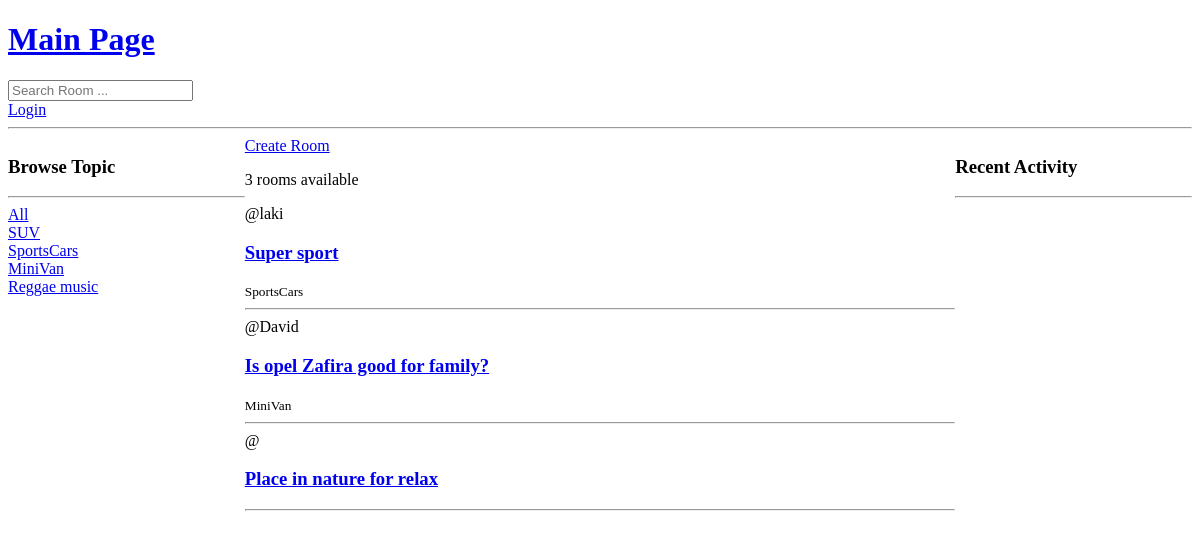
/, run on an earlier commit of the app's database.
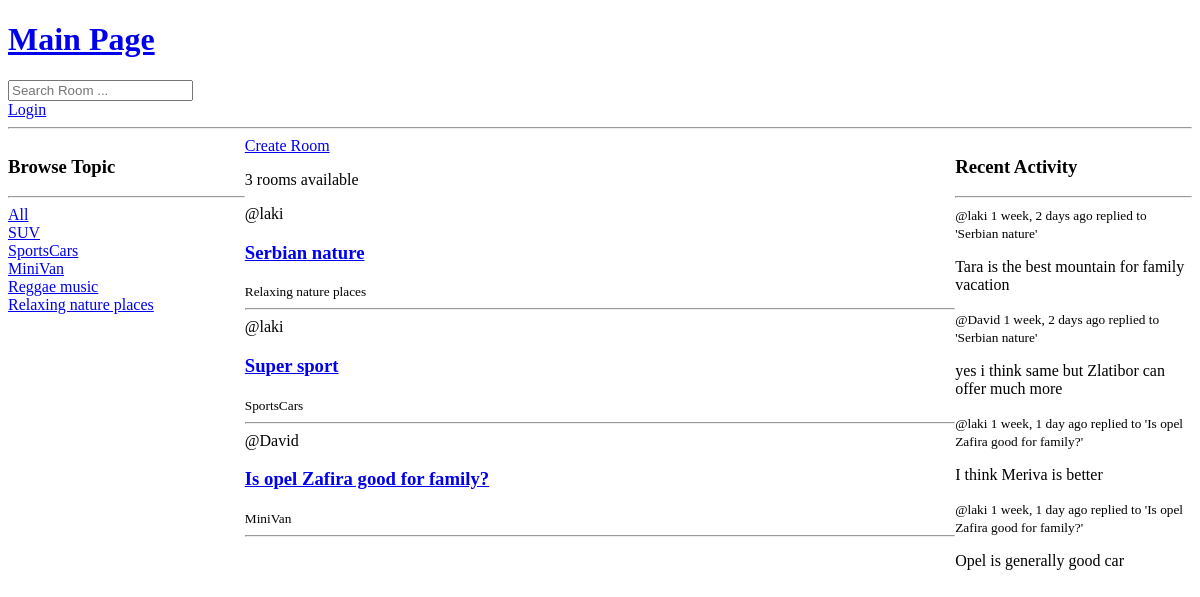
And on a later commit of the database.
### base/models.py (models this page shows, shortened)
class Topic(models.Model):
    name = models.CharField(max_length=200)

class Room(models.Model):
    host =models.ForeignKey(User,on_delete=models.SET_NULL, null=True)  #person who write post
    topic = models.ForeignKey(Topic, on_delete=models.SET_NULL, null=True)
    name = models.CharField(max_length=200)
    description = models.TextField(blank=True, null=True)
    participants =models.ManyToManyField(User , related_name="participants", blank=True)
    created = models.DateTimeField(auto_now_add=True)
    updated = models.DateTimeField(auto_now=True)
    def __str__(self):
            return str(self.name)
    class Meta:
        ordering = ['-updated', '-created'] #when we put minus sign in front of order field it means orders were be descending (from the newest to the oldest)

class Message(models.Model):
    user = models.ForeignKey(User, on_delete=models.CASCADE)
    room = models.ForeignKey(Room, on_delete=models.CASCADE)
    body = models.TextField(max_length=500)
    created = models.DateTimeField(auto_now_add=True)
    updated = models.DateTimeField(auto_now=True)
    class Meta:
        ordering = ['updated', '-created']
    def __str__(self):
        return self.body[:50]

### base/views.py (the view)
# urls.py: path('', views.home, name='home'),
def home(request):
    q = request.GET.get('q') if request.GET.get('q') else ''
    rooms = Room.objects.filter(
        Q(topic__name__icontains=q) | Q(name__icontains=q))
    topics = Topic.objects.all()
    rooms_count = rooms.count()
    room_messages = Message.objects.filter(Q(room__topic__name__icontains=q))
    context = {
        'rooms': rooms,
        'topics': topics,
        'rooms_count': rooms_count,
        'room_messages': room_messages,
    }
    return render(request, 'home.html', context)

### templates/home.html (shortened to what this page needs)
{% extends 'main.html' %}
{% block content %}
<div class="home-container">
    <div>
        {% include 'topics_component.html' %}
    </div>
    <div>
        <a href="{% url 'create-room'  %}">Create Room</a>
        <div>
            {% if rooms_count == 1 %}
            <p>{{ rooms_count }} room available</p>
            {% else %}
            <p>{{ rooms_count }} rooms available</p>
            {% endif %}
            {% for room in rooms %}
            <div>
                {% include 'feed_component.html' %}
            </div>
            {% endfor %}
        </div>
    </div>
    <div>
        {% include 'activity_component.html' %}
    </div>
</div>
{% endblock content %}

### templates/topics_component.html
<h3> Browse Topic</h3>
        <hr>
        <div>
            <a href="{% url 'home' %}">All</a>
        </div>
        {% for topic in topics %}
        <div>
            <a href="{% url 'home' %}?q={{ topic.name }}">{{ topic.name }}</a>
        </div>
        {% endfor %}

### templates/feed_component.html
{% if request.user == room.host %}
    <a href="{% url 'delete-room' room.id %}">Delete</a>
    <a href="{% url 'update-room' room.id %}">Edit</a>
    <h3> <a href="{% url 'room' room.id %}">{{room.name}}</a></h3>
    <span>@{{room.host.username}}</span>
{% else %}
    <span>@{{room.host.username}}</span>
    <h3> <a href="{% url 'room' room.id %}">{{room.name}}</a></h3>
    <small>{{room.topic.name}}</small>
{% endif %}
<hr>

### templates/activity_component.html (shortened to what this page needs)
<h3>Recent Activity</h3>
<hr>
{% for message in room_messages %}
    <div>
        <small>@{{ message.user }} {{ message.created | timesince }} ago </small>
        <small> replied to '{{ message.room }}' </small>
        <p>{{ message }}</p>
    </div>
{% endfor %}

What changed in the data, as far as the page shows it:
added Topic: name "Relaxing nature places"
changed Room: host.username (not shown) → "laki"; name "Place in nature for relax" → "Serbian nature"; host_id empty → 1 (drawn); topic.name (not shown) → "Relaxing nature places"; moves up the list
added Message: user "laki", created "1 week, 2 days", room "Serbian nature", body "Tara is the best mountain for family vacation"
added Message: user "David", created "1 week, 2 days", room "Serbian nature", body "yes i think same but Zlatibor can offer much more"
added Message: user "laki", created "1 week, 1 day", room "Is opel Zafira good for family?", body "I think Meriva is better"
added Message: user "laki", created "1 week, 1 day", room "Is opel Zafira good for family?", body "Opel is generally good car"
